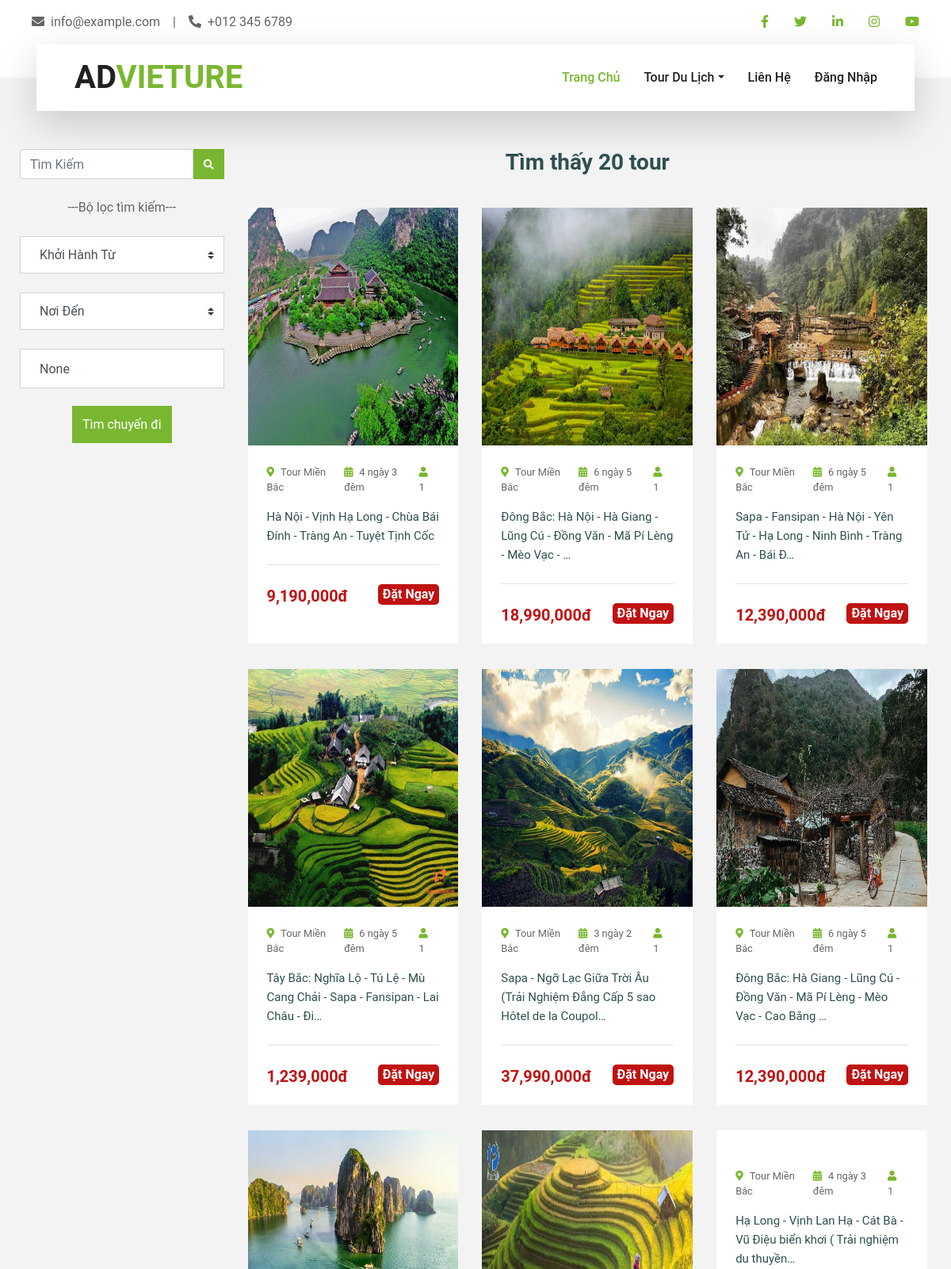
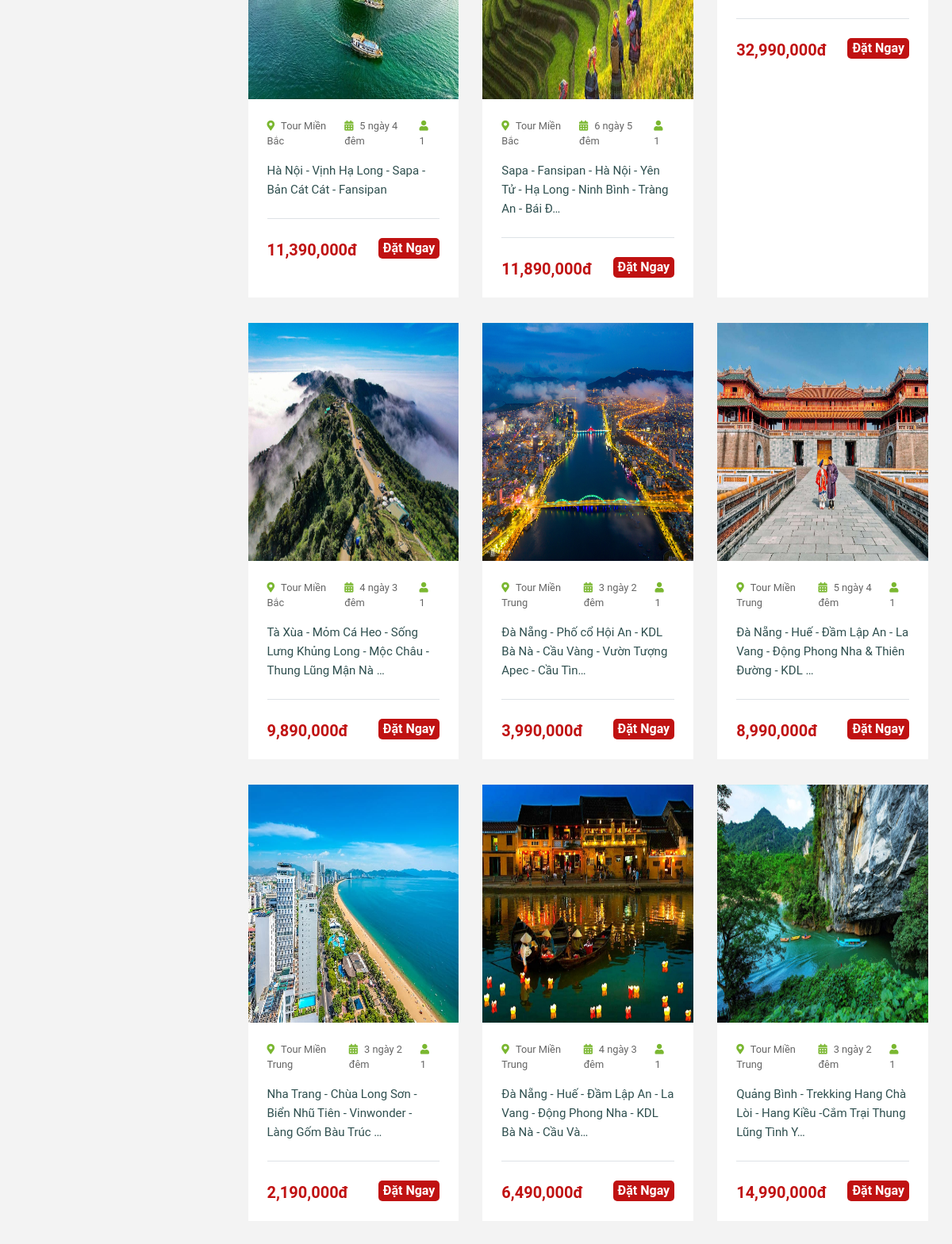
Page /tim-kiem/ (upper part) on the committed database (2 pictures, top to bottom).
### app_travel/models.py (models this page shows, shortened)
class Tour(models.Model):
    category = models.ForeignKey(
        Category, on_delete=models.PROTECT, related_name="tours"
    )
    departure = models.ForeignKey(
        Departure, on_delete=models.PROTECT, related_name="dep_tours"
    )
    name = models.CharField(max_length=200)
    price = models.FloatField(default=0.0)
    image = models.ImageField(
        upload_to="tours/images", default="tours/images/default.png"
    )
    days = models.CharField(max_length=150)
    journey = models.CharField(max_length=200, null=True)
    transportation = models.CharField(max_length=200, null=True)
    acommondation = models.CharField(max_length=200, null=True)
    schedule = RichTextUploadingField(blank=True)
    booked = models.IntegerField(default=0)
    departure_date = models.DateField(null=True)
    class Meta:
        verbose_name_plural = "Danh sách Tour"

class Category(models.Model):
    name = models.CharField(max_length=150, unique=True)
    image = models.ImageField(
        upload_to="tours/category", default="tours/category/default.jpg"
    )
    def __str__(self):
        return self.name
    class Meta:
        verbose_name_plural ="Danh Mục Tour Nội Địa"

### app_travel/views.py (the view)
# urls.py: path("tim-kiem/", search, name="search"),
def search(request):
    categories = Category.objects.all()
    departures = Departure.objects.all()
    departure_id = request.GET.get("departure_id")
    category_id = request.GET.get("category_id")
    departure_date = request.GET.get("departure_date")
    keyword = request.GET.get("keyword")
    tours_pager = Tour.objects.all()
    if keyword:
        tours_pager = tours_pager.filter(
            Q(name__contains=keyword)
            | Q(schedule__contains=keyword)
            | Q(journey__contains=keyword)
        )
    if departure_id:
        tours_pager = tours_pager.filter(departure=departure_id)
    if category_id:
        tours_pager = tours_pager.filter(category=category_id)
    if departure_date:
        format = "%d-%m-%Y"
        d = datetime.strptime(departure_date, format)
        tours_pager = tours_pager.filter(departure_date=d)
    count = tours_pager.count()
    if count == 1 or count > 1:
        category_name = f"Tìm thấy {count} tour"
    else:
        category_name = "Không tìm thấy tour nào"
    return render(
        request,
        "app_travel/tours_list.html",
        {
            "departure_id": int_or_none(departure_id),
            "category_id": int_or_none(category_id),
            "departure_date": departure_date,
            "categories": categories,
            "tours_pager": tours_pager,
            "category_name": category_name,
            "departures": departures,
        },
    )

### app_travel/models.py (called while the page is built)
    def __str__(self):
        return self.name

### app_travel/views.py (called while the page is built)
def int_or_none(kw):
    if kw is None:
        return None
    try:
        out = int(kw)
        return out
    except ValueError:
        return None

### app_travel/templates/app_travel/tours_list.html (shortened to what this page needs)
{% extends "app_travel/.base.html" %}
{% load static %}
{% load humanize %}
{% block main_content %}
<div class="container-fluid py-5">
    <div class="row">
        <div class="col-md-3 ">
            <div class="side-bar">
                <div class="search-bar">
                    <form class="input-group" method="get" action="{% url 'app_travel:search' %}">
                        <input type="search" class="form-control rounded" placeholder="Tìm Kiếm" aria-label="Search"
                            aria-describedby="search-addon" name="keyword" autocomplete="off" value="" />
                        <button type="submit" class="btn btn-primary" data-mdb-ripple-init>
                            <small><i class="fas fa-search" aria-hidden="true"></i></small>
                        </button>
                    </form>
                </div>
                <div class="text-center mt-4"> ---Bộ lọc tìm kiếm---</div>
                <form  method="get" action="{% url 'app_travel:search' %}" id="tourform">
                    <div class=" mt-4">
                        <select class="custom-select px-4" name="departure_id" id="departure_id" form="tourform"
                            style="height: 47px;">
                            <option value=""><small>Khởi Hành Từ</small></option>
                        </select>
                    </div>
                    <div class=" mt-4">
                        <select class="custom-select px-4" name="category_id" id="category_id" form="tourform"
                            style="height: 47px;">
                            <option value="">Nơi Đến</option>
                        </select>
                    </div>
                    <div class="date mt-4" data-target-input="nearest">
                        <input type="text" id="departure_date" name="departure_date" class="form-control p-4"
                            placeholder="Ngày khởi hành" data-target="#date1" data-toggle="datetimepicker" value="{{departure_date}}" />
                    </div>
                    <div class="text-center mt-4">
                        <button class="btn btn-primary" type="submit"  style="height: 47px; margin-top: -2px;">Tìm
                            chuyến đi</button>
                    </div>
                </form>
            </div>
        </div>
        <div class="col-md-9">
            <div class="main-tours">
                <div class="text-center mb-3 pb-3">
                    <h3>{{category_name}}</h3>
                </div>
                <div class="row">
                    {% for tour in tours_pager %}
                    <div class="col-lg-4 col-md-6 mb-4">
                        <div class="package-item bg-white mb-2">
                            <a href="{% url 'app_travel:tour_detail' tour.pk %}"><img class="img-fluid"
                                    src="{{tour.image.url}}" alt=""></a>
                            <div class="p-4">
                                <div class="d-flex justify-content-between mb-3">
                                    <small class="m-0"><i
                                            class="fa fa-map-marker-alt text-primary mr-2"></i>{{tour.category.name}}</small>
                                    <small class="m-0"><i
                                            class="fa fa-calendar-alt text-primary mr-2"></i>{{tour.days}}</small>
                                    <small class="m-0"><i class="fa fa-user text-primary mr-2"></i>1</small>
                                </div>
                                <div class="package-item-name">
                                    <a class=" text-decoration-none"
                                        href="{% url 'app_travel:tour_detail' tour.pk %}">{{tour.name|truncatechars:75}}</a>
                                </div>
                                <div class="border-top mt-4 pt-4">
                                    <div class="d-flex justify-content-between">
                                        <div class="package-price m-0">
                                            {{tour.price|floatformat:0|intcomma}}<span>đ</span>
                                        </div>
                                        <div class="booking-button">
                                            {% with user=request.session.s_user %}
                                            {% if not user %}
                                            <a href="{% url 'app_user:login' %}"><button>Đặt Ngay</button></a>
                                            {% else %}
                                            <a href="{% url 'app_booking:tour_booking' tour.pk %}"> <button>Đặt Ngay</button></a>
                                            {% endif %}
                                            {% endwith %}
                                        </div>
                                    </div>
                                </div>
                            </div>
                        </div>
                    </div>
                    {% endfor %}
                </div>
            </div>
        </div>
    </div>
    {% endblock %}

### app_travel/templates/app_travel/.base.html (shortened to what this page needs)
{% load static%}
{% load humanize %}
<!DOCTYPE html>
<html lang="en">
<head>
    <link href="https://cdnjs.cloudflare.com/ajax/libs/font-awesome/5.10.0/css/all.min.css" rel="stylesheet">
    <link href="{% static 'app_travel/lib/owlcarousel/assets/owl.carousel.min.css' %}" rel="stylesheet">
    <link href="{% static 'app_travel/lib/tempusdominus/css/tempusdominus-bootstrap-4.min.css' %}" rel="stylesheet" />
    <link href="{% static 'app_travel/css/style.css' %}" rel="stylesheet">
</head>
<body>
    <div class="container-fluid bg-light pt-3 d-none d-lg-block">
        <div class="container">
            <div class="row">
                <div class="col-lg-6 text-center text-lg-left mb-2 mb-lg-0">
                    <div class="d-inline-flex align-items-center">
                        <p><i class="fa fa-envelope mr-2"></i>info@example.com</p>
                        <p class="text-body px-3">|</p>
                        <p><i class="fa fa-phone-alt mr-2"></i>+012 345 6789</p>
                    </div>
                </div>
                <div class="col-lg-6 text-center text-lg-right">
                    <div class="d-inline-flex align-items-center">
                        <a class="text-primary px-3" href="">
                            <i class="fab fa-facebook-f"></i>
                        </a>
                        <a class="text-primary px-3" href="">
                            <i class="fab fa-twitter"></i>
                        </a>
                        <a class="text-primary px-3" href="">
                            <i class="fab fa-linkedin-in"></i>
                        </a>
                        <a class="text-primary px-3" href="">
                            <i class="fab fa-instagram"></i>
                        </a>
                        <a class="text-primary pl-3" href="">
                            <i class="fab fa-youtube"></i>
                        </a>
                    </div>
                </div>
            </div>
        </div>
    </div>
    <div class="container-fluid position-relative nav-bar p-0">
        <div class="container-lg position-relative p-0 px-lg-3" style="z-index: 9;">
            <nav class="navbar navbar-expand-lg bg-light navbar-light shadow-lg py-3 py-lg-0 pl-3 pl-lg-5">
                <a href="{% url 'app_travel:index' %}" class="navbar-brand">
                    <h1 class="m-0 text-primary"><span class="text-dark">AD</span>VIETURE</h1>
                </a>
                <div class="collapse navbar-collapse justify-content-between px-3" id="navbarCollapse">
                    <div class="navbar-nav ml-auto py-0">
                        <a href="{% url 'app_travel:index' %}" class="nav-item nav-link active">Trang Chủ</a>
                        <div class="nav-item dropdown">
                            <a href="#" class="nav-link dropdown-toggle" data-toggle="dropdown">Tour Du Lịch</a>
                        </div>
                        <a href="{% url 'app_travel:contact' %}" class="nav-item nav-link">Liên Hệ</a>
                        {% with user=request.session.s_user %}
                        {% if not user %}
                        <a href="{% url 'app_user:login' %}" class="nav-item nav-link">Đăng Nhập</a>
                        {% endif %}
                        {% endwith %}
                    </div>
                </div>
            </nav>
        </div>
    </div>
    {% block main_content %} {% endblock %}
    <link rel="stylesheet" href="https://code.jquery.com/ui/1.13.3/themes/base/jquery-ui.css">
</body>
</html>

### rows in the picture
Tour: image (picture), category.name "Tour Miền Bắc", days "4 ngày 3 đêm", name "Hà Nội - Vịnh Hạ Long - Chùa Bái Đính - Tràng An - Tuyệt Tịnh Cốc", price "9,190,000"
Tour: image (picture), category.name "Tour Miền Bắc", days "6 ngày 5 đêm", name "Đông Bắc: Hà Nội - Hà Giang - Lũng Cú - Đồng Văn - Mã Pí Lèng - Mèo Vạc - …", price "18,990,000"
Tour: image (picture), category.name "Tour Miền Bắc", days "6 ngày 5 đêm", name "Sapa - Fansipan - Hà Nội - Yên Tử - Hạ Long - Ninh Bình - Tràng An - Bái Đ…", price "12,390,000"
Tour: image (picture), category.name "Tour Miền Bắc", days "6 ngày 5 đêm", name "Tây Bắc: Nghĩa Lộ - Tú Lệ - Mù Cang Chải - Sapa - Fansipan - Lai Châu - Đi…", price "1,239,000"
Tour: image (picture), category.name "Tour Miền Bắc", days "3 ngày 2 đêm", name "Sapa - Ngỡ Lạc Giữa Trời Âu (Trải Nghiệm Đẳng Cấp 5 sao Hôtel de la Coupol…", price "37,990,000"
Tour: image (picture), category.name "Tour Miền Bắc", days "6 ngày 5 đêm", name "Đông Bắc: Hà Giang - Lũng Cú - Đồng Văn - Mã Pí Lèng - Mèo Vạc - Cao Bằng …", price "12,390,000"
Tour: image (picture), category.name "Tour Miền Bắc", days "5 ngày 4 đêm", name "Hà Nội - Vịnh Hạ Long - Sapa - Bản Cát Cát - Fansipan", price "11,390,000"
Tour: image (picture), category.name "Tour Miền Bắc", days "6 ngày 5 đêm", name "Sapa - Fansipan - Hà Nội - Yên Tử - Hạ Long - Ninh Bình - Tràng An - Bái Đ…", price "11,890,000"
Tour: category.name "Tour Miền Bắc", days "4 ngày 3 đêm", name "Hạ Long - Vịnh Lan Hạ - Cát Bà - Vũ Điệu biển khơi ( Trải nghiệm du thuyền…", price "32,990,000"
Tour: image (picture), category.name "Tour Miền Bắc", days "4 ngày 3 đêm", name "Tà Xùa - Mỏm Cá Heo - Sống Lưng Khủng Long - Mộc Châu - Thung Lũng Mận Nà …", price "9,890,000"
Tour: image (picture), category.name "Tour Miền Trung", days "3 ngày 2 đêm", name "Đà Nẵng - Phố cổ Hội An - KDL Bà Nà - Cầu Vàng - Vườn Tượng Apec - Cầu Tìn…", price "3,990,000"
Tour: image (picture), category.name "Tour Miền Trung", days "5 ngày 4 đêm", name "Đà Nẵng - Huế - Đầm Lập An - La Vang - Động Phong Nha & Thiên Đường - KDL …", price "8,990,000"
Tour: image (picture), category.name "Tour Miền Trung", days "3 ngày 2 đêm", name "Nha Trang - Chùa Long Sơn - Biển Nhũ Tiên - Vinwonder - Làng Gốm Bàu Trúc …", price "2,190,000"
Tour: image (picture), category.name "Tour Miền Trung", days "4 ngày 3 đêm", name "Đà Nẵng - Huế - Đầm Lập An - La Vang - Động Phong Nha - KDL Bà Nà - Cầu Và…", price "6,490,000"
Tour: image (picture), category.name "Tour Miền Trung", days "3 ngày 2 đêm", name "Quảng Bình - Trekking Hang Chà Lòi - Hang Kiều -Cắm Trại Thung Lũng Tình Y…", price "14,990,000"

### other values in the picture
{{ category_name }} "Tìm thấy 20 tour"
